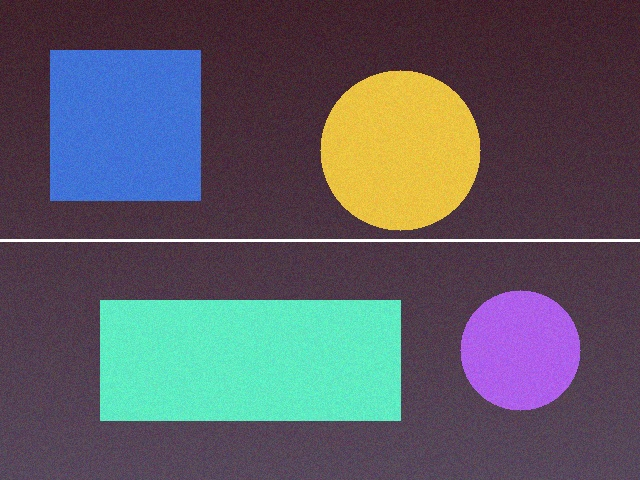
#> input picture images/sample.jpg, 640 x 480 px
$ python -i preprocessing.py   (imports and definitions only)
#> lines starting #> are read from the running program, lines starting #| are printed output that depends on the picture; after the words box and inside, x2 and y2 are one past the last pixel; in counts of white or black regions, pixels touching at a corner belong together
#> further down, picture is the input picture: shape (480, 640, 3); mean B, G, R 100.5, 90.9, 92.2
import cv2
import numpy as np


def to_grayscale(image):
    """
    Convierte la imagen a escala de grises.
    """
    return cv2.cvtColor(image, cv2.COLOR_BGR2GRAY)


def resize_image(image, width, height):
    """
    Redimensiona la imagen a las dimensiones indicadas.
    """
#> called with width = 224, height = 224
    return cv2.resize(image, (width, height), interpolation=cv2.INTER_AREA)
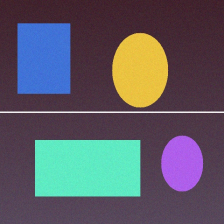
#> returned value: shape (224, 224, 3); mean of channels 0, 1, 2 100.5, 90.9, 92.2; drawn as B, G, R
#> in to_grayscale, `return cv2.cvtColor(image, cv2.COLOR_BGR2GRAY)`:
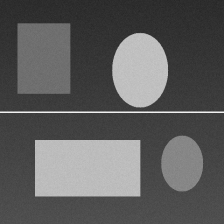
#> returned value: shape (224, 224); min 38, max 242, mean 92.4


def apply_blur(image, kernel_size=5):
    """
    Aplica un filtro de suavizado Gaussiano a la imagen.
    """
#> called with kernel_size = 3
    return cv2.GaussianBlur(image, (kernel_size, kernel_size), 0)
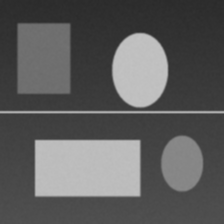
#> returned value: shape (224, 224); min 42, max 195, mean 92.4


def adjust_brightness_contrast(image, alpha=1.0, beta=0):
    """
    Ajusta el brillo y el contraste de la imagen.
    """
    return cv2.convertScaleAbs(image, alpha=alpha, beta=beta)


def apply_threshold(image, thresh_value=127):
    """
    Aplica umbralización binaria a una imagen en escala de grises.
    """
    if len(image.shape) != 2:
        raise ValueError("apply_threshold requiere una imagen en escala de grises (1 canal).")
    _, result = cv2.threshold(image, thresh_value, 255, cv2.THRESH_BINARY)
    return result


def detect_edges(image, low=50, high=150):
    """
    Detecta bordes con el algoritmo de Canny.
    """
#> called with low = 50, high = 150
    if len(image.shape) == 3:
        gray = cv2.cvtColor(image, cv2.COLOR_BGR2GRAY)
    else:
        gray = image
    return cv2.Canny(gray, low, high)
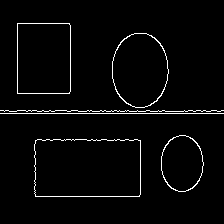
#> returned value: shape (224, 224); 2.8% white in thin lines or dots, all inside (x1, y1, x2, y2) = (0, 23, 224, 197)


def full_pipeline(image, target_width=224, target_height=224):
    """
    Ejecuta el pipeline completo de preprocesamiento.
    """
    resized = resize_image(image, target_width, target_height)
    gray = to_grayscale(resized)
    blurred = apply_blur(gray, kernel_size=3)
    edges = detect_edges(blurred, low=50, high=150)
    return edges

>>> import cv2
>>> picture = cv2.imread('../images/sample.jpg')
>>> result = full_pipeline(picture)
